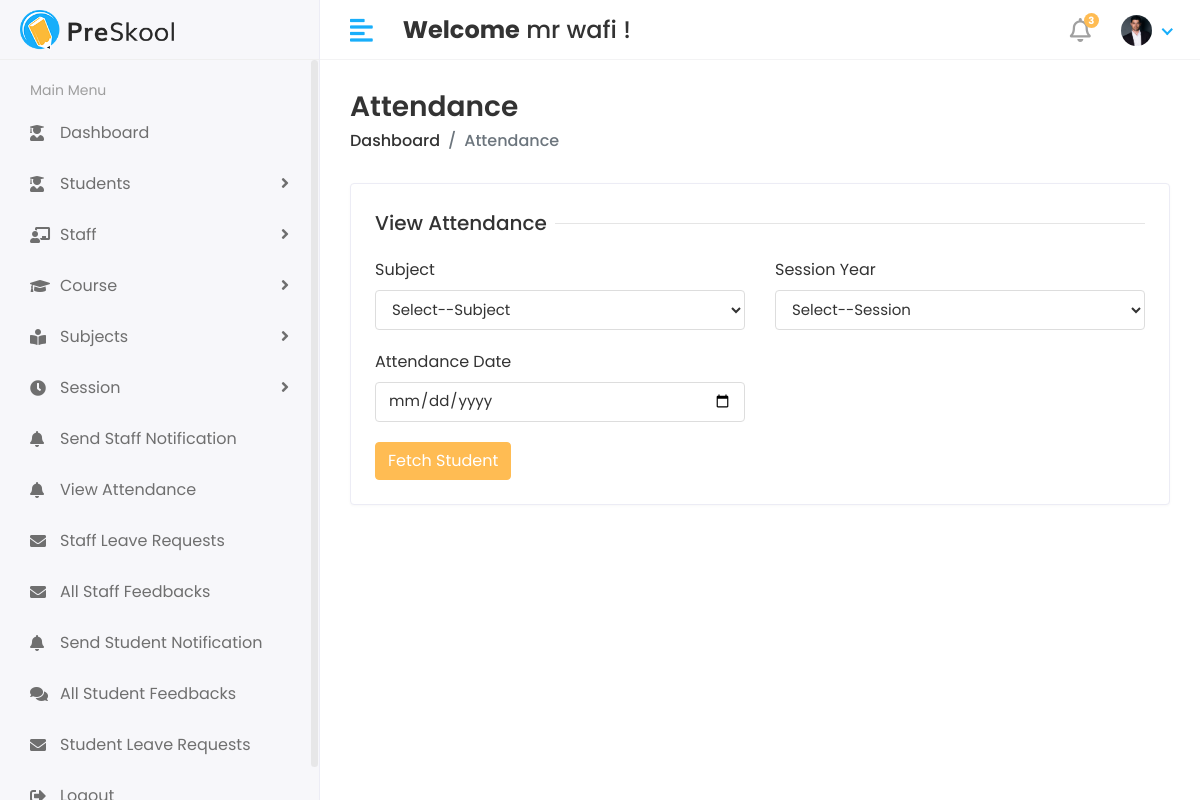
Screenshot of /Hod/View_attendance (signed in) with the database file from the repository.
### app/models.py (models this page shows)
class CustomUser(AbstractUser):
    USER = (
        (1, 'HOD'),
        (2, 'STAFF'),
        (3, 'STUDENT'),
    )
    user_type = models.CharField(
        choices=USER, max_length=59, default=1)  # type: ignore
    profile_pic = models.ImageField(upload_to='media/profile_pic')

### app/Hod_Views.py (the view, shortened to what this page needs)
# urls.py: path('Hod/View_attendance', Hod_Views.VIEW_ATTENDANCE, name='view_attendance'),
def VIEW_ATTENDANCE(request):
    subject = Subject.objects.all()
    session_year = Session_Year.objects.all()
    action = request.GET.get('action')
    get_subject = None
    get_session_year = None
    attendance_date = None
    attendance_report = None
    context = {
        'subject': subject,
        'session_year': session_year,
        'action': action,
        'get_subject': get_subject,
        'get_session_year': get_session_year,
        'attendance_date': attendance_date,
        'attendance_report': attendance_report,
    }
    return render(request, 'Hod/view_attendance.html', context)

### app/LoginCheckMiddleWare.py (called while the page is built, shortened)
    def process_view(self, request, view_func, view_args, view_kwargs):
        modulename = view_func.__module__
        user = request.user
        if user.is_authenticated:
            if user.user_type == "1":
                if modulename == "app.Hod_Views":
                    pass
                elif modulename == "app.views" or modulename == "django.views.static":
                    pass
                else:
                    return redirect("Hod_home")
            else:
                return redirect("login")
        else:
            if request.path == reverse("Login") or request.path == reverse("doLogin"):
                pass
            else:
                return redirect("Login")

### templates/Hod/view_attendance.html (shortened to what this page needs)
{% extends 'base.html' %}
{% block content %}
<div class="page-header">
    <div class="row align-items-center">
        <div class="col">
            <h3 class="page-title">Attendance</h3>
            <ul class="breadcrumb">
                <li class="breadcrumb-item"><a href="{% url 'staff_home' %}">Dashboard</a></li>
                <li class="breadcrumb-item active">Attendance</li>
            </ul>
        </div>
    </div>
</div>
{% if action is None %}
<div class="row">
    <div class="col-sm-12">
        <div class="card">
            <div class="card-body">
                <form action="?action=view_attendance" method="POST">
                    <div class="row">
                        <div class="col-12">
                            <h5 class="form-title"><span>View Attendance</span></h5>
                        </div>
                        <div class="col-12 col-sm-6">
                            <div class="form-group">
                                <label>Subject</label>
                                <select name="subject_id" class="form-control" id="">
                                    <option value="#">Select--Subject</option>
                                </select>
                            </div>
                        </div>
                        <div class="col-12 col-sm-6">
                            <div class="form-group">
                                <label>Session Year</label>
                                <select name="session_year_id" class="form-control" id="">
                                    <option value="#">Select--Session</option>
                                </select>
                            </div>
                        </div>
                        <div class="col-12 col-sm-6">
                            <div class="form-group">
                                <label>Attendance Date</label>
                                <input type="date" name="attendance_date" class="form-control">
                            </div>
                        </div>
                        <div class="col-12">
                            <button type="submit" class="btn btn-primary">Fetch Student</button>
                        </div>
                    </div>
                </form>
            </div>
        </div>
    </div>
</div>
        {% endif %}
        {% endblock content %}

### templates/includes/header.html (shortened to what this page needs)
{% load static %}
<div class="header">
    <div class="header-left">
        <a href="index.html" class="logo">
            <img src=" {% static 'assets/img/logo.png' %}" alt="Logo">
        </a>
    </div>
    <a href="javascript:void(0);" id="toggle_btn">
        <i class="fas fa-align-left"></i>
    </a>
    <div class="top-nav-search mt-3">
        <h4><strong>Welcome</strong>&nbsp;<span>{{ user.first_name }} {{ user.last_name }}</span>&nbsp;!</h4>
    </div>
    <ul class="nav user-menu">
        <li class="nav-item dropdown noti-dropdown">
            <a href="#" class="dropdown-toggle nav-link" data-toggle="dropdown">
                <i class="far fa-bell"></i> <span class="badge badge-pill">3</span>
            </a>
        </li>
        <li class="nav-item dropdown has-arrow">
            <a href="#" class="dropdown-toggle nav-link" data-toggle="dropdown">
                {% if user.profile_pic == '' %}
                <span class="user-img"><img class="rounded-circle" src="{% static 'assets/img/noimage.png' %}"
                        width="31"></span>
                {% else %}
                <span class="user-img"><img class="rounded-circle" src="/{{ user.profile_pic }}" width="31"></span>
                {% endif %}
            </a>
        </li>
    </ul>
</div>

### static/assets/css/style.css (style rules this page uses)
html { height: 100%; }
body { background-color: #fff; color: #333; font-family: 'Poppins', sans-serif; font-size: 1rem; height: 100%; line-height: 1.5; overflow-x: hidden; }
h1, h2, h3, h4, h5, h6 { font-family: 'Poppins', sans-serif; margin-top: 0; }
.form-control { border: 1px solid #ddd; box-shadow: none; color: #333; font-size: 15px; height: 40px; }
a { color: #009ce7; }
input, button, a { transition: all 0.4s ease; -moz-transition: all 0.4s ease; -o-transition: all 0.4s ease; -ms-transition: all 0.4s ease; -webkit-transition: all 0.4s ease; }
input, input:focus, button, button:focus { outline: none; }
.form-group { margin-bottom: 1.25rem; }
ul, ol { padding: 0px; list-style: none; }
.btn-primary { background-color: #FFBC53; border: 1px solid #FFBC53; }
.card { border: 1px solid #ececf5; box-shadow: 0 1px 3px 0 rgba(0, 0, 0, 0.03); margin-bottom: 1.875rem; }
.card-body { padding: 1.5rem; }
.header { background-color: #fff; border-bottom: 1px solid #f3f3f4; left: 0; position: fixed; right: 0; top: 0; z-index: 1001; height: 60px; }
.header .header-left { float: left; height: 60px; padding: 0 20px; position: relative; width: 320px; z-index: 1; transition: all 0.2s ease-in-out; background-color: #f7f7fa; border-bottom: 1px solid #efefef; border-right: 1px solid #ececf5; display: flex; align-items: center; }
.header .header-left .logo { display: inline-block; line-height: 60px; }
.header .header-left .logo img { max-height: 40px; width: auto; }
.header .dropdown-toggle:after { display: none; }
.header .has-arrow .dropdown-toggle:after { border-top: 0; border-left: 0; border-bottom: 2px solid #18aefa; border-right: 2px solid #18aefa; content: ''; height: 8px; display: inline-block; pointer-events: none; -webkit-transform-origin: 66% 66%; -ms-transform-origin: 66% 66%; transform-origin: 66% 66%; -webkit-transform: rotate(45deg); -ms-transform: rotate(45deg); transform: rotate(45deg); -webkit-transition: all 0.15s ease-in-out; transition: all 0.15s ease-in-out; width: 8px; vertical-align: 0px; }
.user-menu { float: right; margin: 0; position: relative; z-index: 99; padding-right: 15px; }
.user-menu.nav > li > a { color: #a0a0a0; font-size: 14px; line-height: 58px; padding: 0 15px; height: 60px; }
.user-img { margin-right: 3px; position: relative; }
.top-nav-search { float: left; margin-left: 15px; }
.page-header { margin-bottom: 1.875rem; }
.page-header .breadcrumb { background-color: transparent; color: #6c757d; font-size: 1rem; font-weight: 500; margin-bottom: 0; padding: 0; }
.page-header .breadcrumb a { color: #333; }
.page-title { font-size: 28px; font-weight: 600; color: #333; margin-bottom: 5px; }
.user-menu.nav > li > a .badge { background-color: #FFBC53; display: block; font-size: 10px; font-weight: bold; height: 15px; width: 15px; position: absolute; right: 7px; top: 13px; color: #fff; padding: 3px; }
.user-menu.nav > li > a > i { font-size: 1.5rem; line-height: 60px; }
.form-title { width: 100%; max-width: 100%; padding: 0; font-size: 1.25rem; font-weight: 500; line-height: inherit; color: #333; white-space: normal; position: relative; display: block; margin-bottom: 20px; }
.form-title:before { content: ""; position: absolute; left: 0px; right: 0px; height: 1px; top: 50%; background-color: rgba(0, 0, 0, 0.1); }
.form-title span { padding: 0px 0.5rem 0 0; background-color: #fff; display: inline-block; z-index: 2; position: relative; }
@media (min-width: 992px) { #toggle_btn { align-items: center; color: #18aefa; display: inline-flex; float: left; font-size: 26px; height: 60px; justify-content: center; margin-left: 15px; padding: 0 15px; } }

### rows the page displays
CustomUser: first_name "mr", last_name "wafi", profile_pic (picture)
